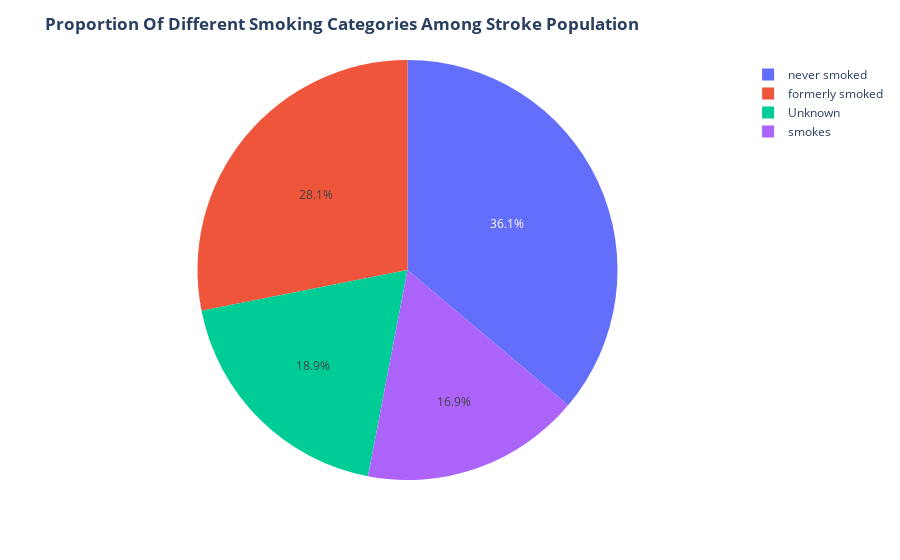

Write notebook code for a chart like this one.
### Code cell
stroke_population = stroke_df.query('stroke ==1').copy()
fig = ex.pie(stroke_population,names='smoking_status')
fig.update_layout(title='<b>Proportion Of Different Smoking Categories Among Stroke Population<b>')
fig.show()

### Figure 1 — Plotly figure (JSON) as saved in the notebook; plotly's stock layout.template omitted (floating-point values rounded to 4 significant figures; data arrays with more than 128 entries replaced by an {"elided": "..."} marker saying what was removed)
{"data": [{"domain": {"x": [0, 1], "y": [0, 1]}, "hovertemplate": "smoking_status=%{label}<extra></extra>", "labels": {"elided": "249 str values"}, "legendgroup": "", "name": "", "showlegend": true, "type": "pie"}], "layout": {"legend": {"tracegroupgap": 0}, "margin": {"t": 60}, "title": {"text": "<b>Proportion Of Different Smoking Categories Among Stroke Population<b>"}}}
